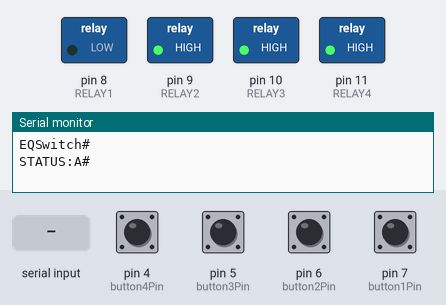
The sketch below on a simulated Arduino Uno, built with avr-gcc and run on an emulated ATmega328P. Shown: switched loads named in the sketch (green lamp = pin HIGH), the last lines printed to the serial monitor. Dashed ring = blinking. The test bench sets the inputs (shaded band); at power-on: pin 4 (button4Pin), pin 5 (button3Pin), pin 6 (button2Pin), pin 7 (button1Pin) HIGH.

Above: at 1.2 s.
1.3 s: pin 4 (button4Pin) pulled LOW for 1 s
At 1.45 s:
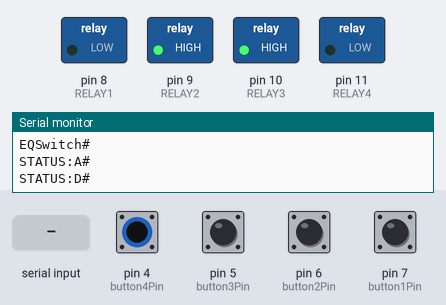
3.8 s: pin 5 (button3Pin) pulled LOW for 0.15 s
At 4.2 s:
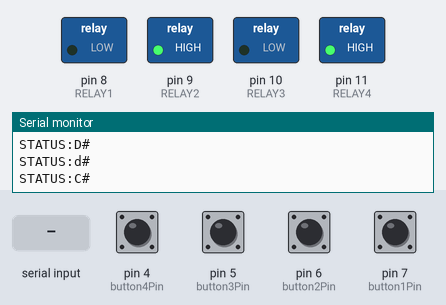
5.4 s: pin 6 (button2Pin) pulled LOW for 0.15 s
At 6.6 s:
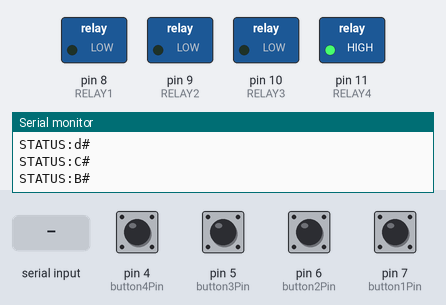
7.0 s: pin 7 (button1Pin) pulled LOW for 0.15 s
At 7.07 s:
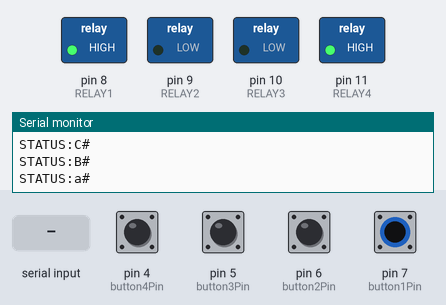
8.6 s: "c\n" received over Serial
At 9.1 s:
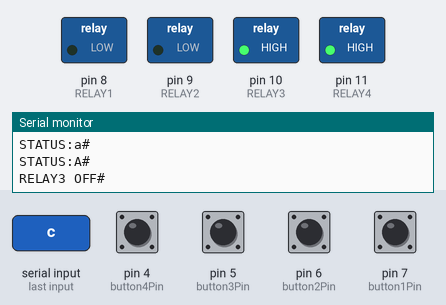
10.1 s: "D\n" received over Serial
At 11.4 s:
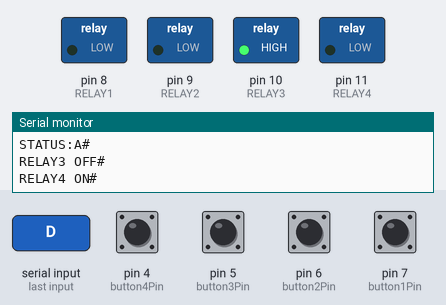
Timing chart, 0 to 12.6 s (numbered marks = the images above; inputs shaded):
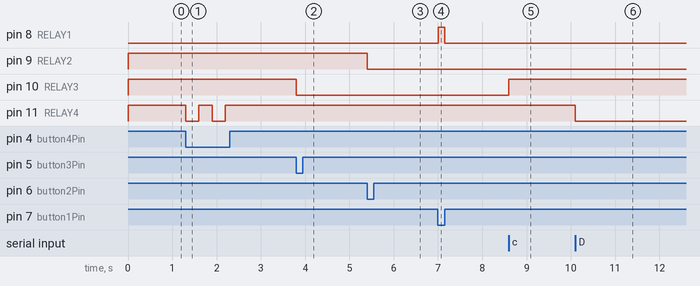

The sketch:

EQSwitch.ino
```cpp
// EQ Switch
// Arduino code in controlling relay switches

#define RELAY1 8
#define RELAY2 9
#define RELAY3 10
#define RELAY4 11

const int button1Pin = 7;
const int button2Pin = 6;
const int button3Pin = 5;
const int button4Pin = 4;

int button1State = 0;
int button1StatePrevious = 0;
int button2State = 0;
int button3State = 0;
int button4State = 0;

String inputString;
// for status of the relay, on = true
bool relay1 = false;
bool relay2 = false;
bool relay3 = false;
bool relay4 = false;

void setup() {
  Serial.begin(115200);
  Serial.println("EQSwitch#");

  pinMode(RELAY1, OUTPUT);
  pinMode(RELAY2, OUTPUT);
  pinMode(RELAY3, OUTPUT);
  pinMode(RELAY4, OUTPUT);

  // use the internal resistors for the pins
  pinMode(button1Pin, INPUT_PULLUP);
  pinMode(button2Pin, INPUT_PULLUP);
  pinMode(button3Pin, INPUT_PULLUP);
  pinMode(button4Pin, INPUT_PULLUP);

  // turn off all relays
  digitalWrite(RELAY1, HIGH);
  digitalWrite(RELAY2, HIGH);
  digitalWrite(RELAY3, HIGH);
  digitalWrite(RELAY4, HIGH);
}

void loop() {
  // put your main code here, to run repeatedly:

  button1State = digitalRead(button1Pin);
  button2State = digitalRead(button2Pin);
  button3State = digitalRead(button3Pin);
  button4State = digitalRead(button4Pin);

  if (button1State != button1StatePrevious){
    button1StatePrevious = button1State;
    Serial.print("STATUS:");
    digitalWrite(RELAY1, !button1State);
    if (button1State){
      Serial.println("A#");
    }
    else {
      Serial.println("a#");
    }
  }

  if (button2State == LOW){
    digitalWrite(RELAY2, relay2);
    Serial.print("STATUS:");
    relay2 = !relay2;
    if (relay2) {
      Serial.println("B#");
    }
    else {
      Serial.println("b#");
    }
    delay(300);
  }
  if (button3State == LOW){
    digitalWrite(RELAY3, relay3);
    Serial.print("STATUS:");
    relay3 = !relay3;
    if (relay3) {
      Serial.println("C#");
    }
    else {
      Serial.println("c#");
    }
    delay(300);
  }
  if (button4State == LOW){
    digitalWrite(RELAY4, relay4);
    Serial.print("STATUS:");
    relay4 = !relay4;
    if (relay4) {
      Serial.println("D#");
    }
    else {
      Serial.println("d#");
    }
    delay(300);
  }


}

void serialCommand(String commandString){
  char _command = commandString.charAt(0);
  String _answer = "";
  switch(_command){
    // RELAY 1
    case 'A' : // on
      digitalWrite(RELAY1, LOW);
      relay1 = true;
      _answer += "RELAY1 ON";
      break;
    case 'a' : // off
      digitalWrite(RELAY1, HIGH);
      relay1 = false;
      _answer += "RELAY1 OFF";
      break;

    // RELAY 2
    case 'B' : // on
      digitalWrite(RELAY2, LOW);
      relay2 = true;
      _answer += "RELAY2 ON";
      break;
    case 'b' : // off
      digitalWrite(RELAY2, HIGH);
      relay2 = false;
      _answer += "RELAY2 OFF";
      break;

    // RELAY 3
    case 'C' : // on
      digitalWrite(RELAY3, LOW);
      relay3 = true;
      _answer += "RELAY3 ON";
      break;
    case 'c' : // off
      digitalWrite(RELAY3, HIGH);
      relay3 = false;
      _answer += "RELAY3 OFF";
      break;

    // RELAY 4
    case 'D' : // on
      digitalWrite(RELAY4, LOW);
      relay4 = true;
      _answer += "RELAY4 ON";
      break;
    case 'd' : // off
      digitalWrite(RELAY4, HIGH);
      relay4 = false;
      _answer += "RELAY4 OFF";
      break;
    case 'Z' :
    case 'z' :
      // send the status of the relays, send A for relay1 and so on
      _answer += "STATUS:";
      if (relay1) _answer += "A"; else _answer += "a";
      if (relay2) _answer += "B"; else _answer += "b";
      if (relay3) _answer += "C"; else _answer += "c";
      if (relay4) _answer += "D"; else _answer += "d";
      break;
    case 'X' :
    case 'x' :
      _answer += "EQSwitch";
      break;

    default :
      _answer += "EQSwitch";
      break;
  }

  _answer += "#";
  Serial.println(_answer);
}

/**
 * handler for the serial communicationes
 * calls the SerialCommand whenever a new command is received
 */
void serialEvent() {
  while (Serial.available()) {
    char inChar = (char)Serial.read();
    inputString += inChar;
    if (inChar == '\n') {
      serialCommand(inputString);
      inputString = "";
    }
  }
}
```

Measured:
- after the input at 1.3 s, pin 11 (RELAY4): alternates HIGH for 0.30 s and LOW for 0.30 s, 4 changes in all, then stays HIGH, starting at once
- after the input at 3.8 s, pin 10 (RELAY3): HIGH → LOW at once
- after the input at 5.4 s, pin 9 (RELAY2): HIGH → LOW at once
- after the input at 7.0 s, pin 8 (RELAY1): LOW → HIGH at once, → LOW 0.15 s later
- after the input at 8.6 s, pin 10 (RELAY3): LOW → HIGH at once
- after the input at 10.1 s, pin 11 (RELAY4): HIGH → LOW at once
